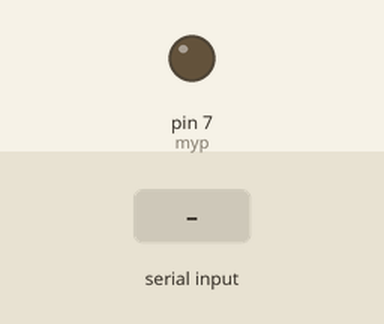
Recording of a sketch running on a simulated Arduino Uno, built with avr-gcc and run on an emulated ATmega328P. Parts: output pins drawn as LEDs (lit = HIGH). Dashed ring = blinking. The test bench sets the inputs (shaded band). What the sketch prints to the serial monitor is not drawn.

Above: at 1.2 s.
1.3 s: "90,45\n" received over Serial
At 1.7 s:
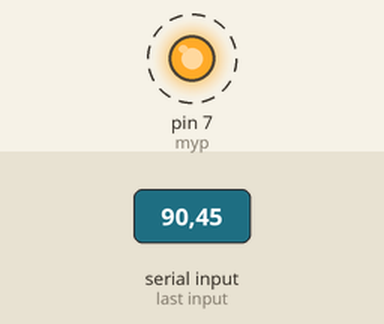
Timing chart, 0 to 10.3 s (numbered marks = the images above; inputs shaded):
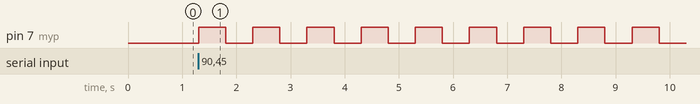

The sketch:

Desired_blinks.ino
```cpp
int myp = 7;
String msg = "How many blinks you want";
int num;
int j;
void setup() {
  // put your setup code here, to run once:
pinMode(myp, OUTPUT);
Serial.begin(9600);
}

void loop() {
  // put your main code here, to run repeatedly:
  j=0;
Serial.print(msg);
while(Serial.available() == 0){

}
num = Serial.parseInt();

for (j; j<num; j=j+1){
  digitalWrite (myp, HIGH);
  delay (500);
  digitalWrite (myp, LOW);
  delay (500);
}

}
```

Measured:
- after the input at 1.3 s, pin 7 (myp): alternates HIGH for 0.50 s and LOW for 0.50 s, starting at once
